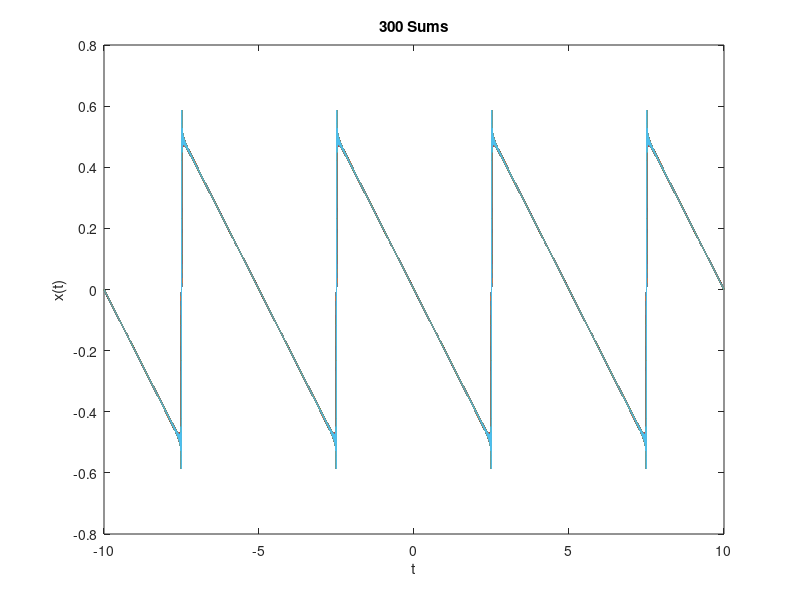

MATLAB code for this plot:
N = 300; %choose number of summations here

times = -10:0.001:10;
freqs = (1:N)*(0.4*pi);
amplitudes = ones(N).*(-1).^(1:N) ./ (pi.*(1:N));

x = amplitudes * sin(transpose(freqs)*times);

plot(times,x);
title(strcat(num2str(N), " Sums"));
xlabel('t');
ylabel('x(t)');